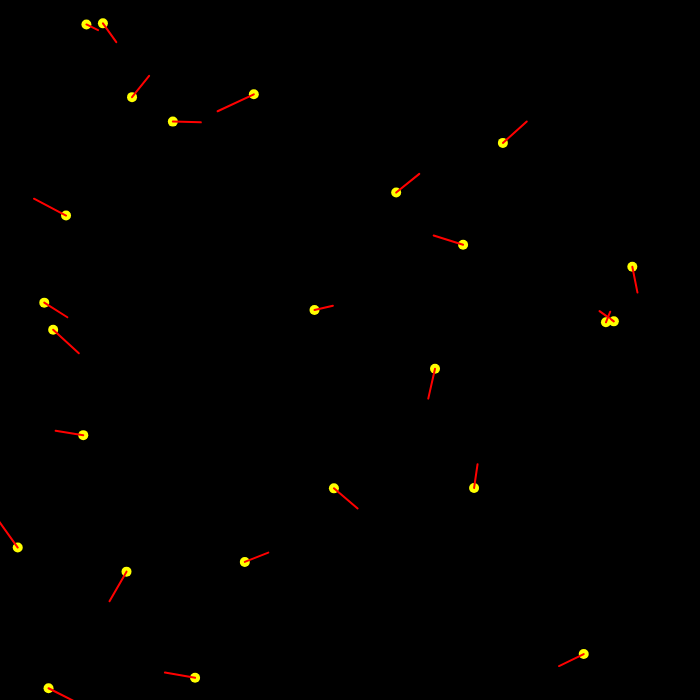
Frame 1 (no input)
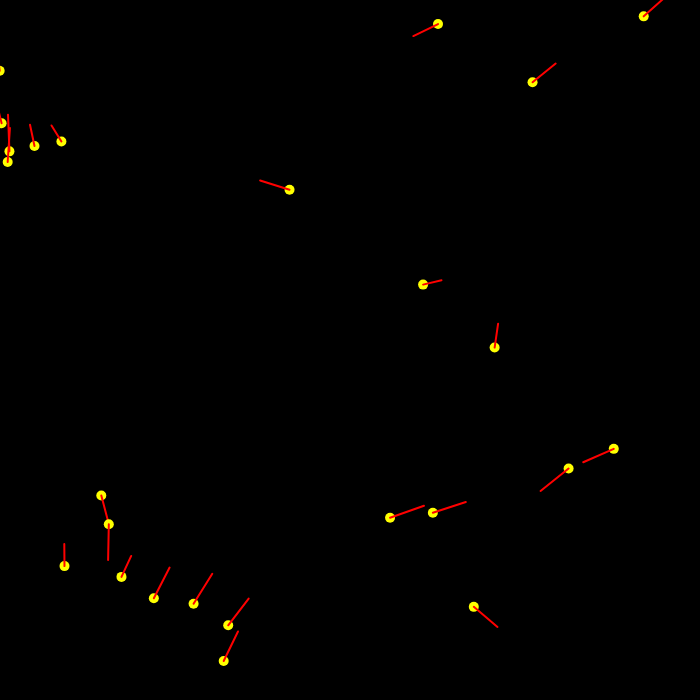
Frame 60 (no input)
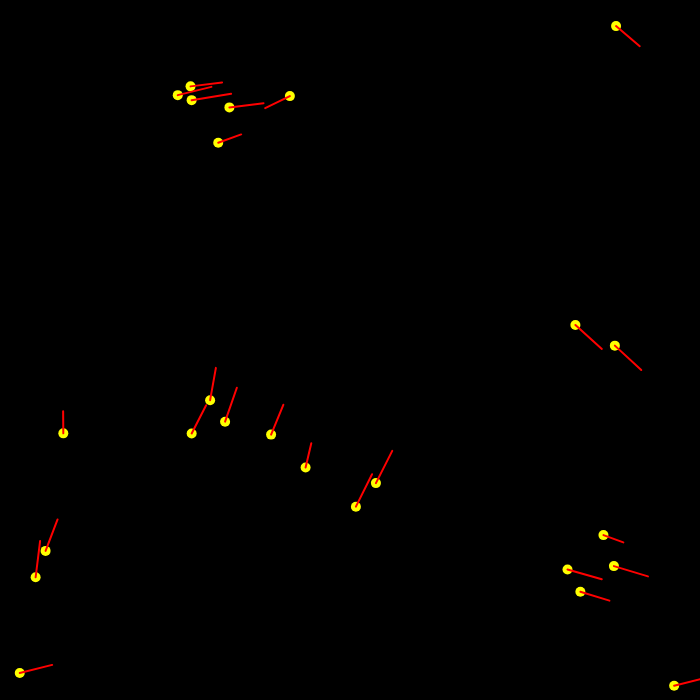
Frame 120 (the mouse pressed at the canvas centre since frame 60)

The p5.js sketch that drew these frames (run headless with seeded random() and noise() and a simulated clock; from frame 60 on, the mouse is pressed at the canvas centre):

// p5.js sketch
// ── sketch.js
const flock = [];
typeFlock = 'Bee';
let whoFollow = false
slideVal = 25;

function setup() {
	// put setup code here
	triButton = createButton('Triangle');
	//triButton.position(10, 10);
	triButton.mousePressed(changeTri);

	beeButton = createButton('Bee');
	//beeButton.position(70, 10);
	beeButton.mousePressed(changeBee);

	slider = createSlider(1, 50, 25);

	followMouseButton = createButton('Follow Mouse');
	//followMouseButton.position(windowWidth - 600, 850);
	followMouseButton.mousePressed(randToFollow);

	followMouseButton = createButton('Random Flock');
	//followMouseButton.position(triButton.position.x, 1000);
	followMouseButton.mousePressed(followToRand);

	createCanvas(700,700);
	for(let i = 0; i < 25; i++)
		flock.push(new Boid());
}

function draw() {
	// put drawing code here
	if(slider.value() != slideVal){
		console.log(slider.value())
		//if less
		if(slider.value() < slideVal){
			for(let i = 0; i < slideVal - slider.value(); i++)
				flock.pop();
		}
		//if more
		if(slider.value() > slideVal){
			for(let i = 0; i < slider.value() - slideVal; i++)
				flock.push(new Boid());
		}
	}
	slideVal = slider.value();
	background(0);

	for(let boid of flock){
		boid.flock(flock);
		boid.ifAtEdge();
		boid.update();
		if(typeFlock == 'Bee')
			boid.show('Bee');
		else
			boid.show('Tri');
		boid.randOrFollow = whoFollow;

	}
}

function changeTri(){
	typeFlock = 'Tri';
}

function changeBee(){
	typeFlock = 'Bee';
}

function randToFollow(){
	whoFollow = true;
}

function followToRand(){
	whoFollow = false;
}
// ── Path.js
/*
Holds list of list [x, y], which are translated
to points on the canvas.
*/
class Path{
	//Path holds a list of points
	constructor(pathList){
		this.pointPath = pathList;
	}

	show(){
		//makes Asters (pollinated plant Bees enjoy);
		for(let marker of this.pointPath){
			strokeWeight(10)
  			stroke(255, 255, 0, 255)
			fill(255, 255, 0, 255);
			point(marker[0], marker[1]);
			strokeWeight(0);
			fill(128,0,128)
			ellipse(marker[0], marker[1]+15,10, 20);
			ellipse(marker[0], marker[1]-15,10, 20);
			ellipse(marker[0]+15, marker[1],20, 10);
			ellipse(marker[0]-15, marker[1],20, 10);
		}
	}

	getPath(){
		return this.pointPath
	}

	addPoint(x, y){
		this.pointPath.push([x, y]);
	}
}
// ── steering.js
class Boid {
	constructor() {
		//vectors rooted @ (0, 0)
		this.position = createVector(random(width), random(height));
		this.velocity = p5.Vector.random2D();
		//speed at which boids move
		this.velocity.setMag(random(2, 4));
		this.acceleration = createVector();
		//limit boid vector alignment / magnitude
		this.maxForce = 1;
		//set speed limit
		this.maxSpeed = 4;
		//false - rand  / true - follow mouse
		this.randOrFollow = true;
	}

	ifAtEdge(){
		if(this.position.x > width){
			this.position.x = 0;
		}
		else if(this.position.x < 0){
			this.position.x = width;
		}

		if(this.position.y > height){
			this.position.y = 0;
		}
		else if(this.position.y < 0){
			this.position.y = width;
		}
	}

	show(boidType){
		//bee
		if(boidType == 'Bee'){
			strokeWeight(10);
			stroke(255, 255, 0);
			point(this.position.x, this.position.y);

			//Adds velocity line to bee in order to view direction
			strokeWeight(2);
			stroke(255, 0, 0);
			line(this.position.x, this.position.y, 
				this.position.x + this.velocity.x*10, 
				this.position.y + this.velocity.y*10);
		}
		//Triangle
		else{
			
			let triangleSize = 12;

	        let x = this.position.x;
	        let y = this.position.y;
	        fill(51);
	        stroke(255);
	        push();
	        translate(x, y);
	        rotate(this.velocity.heading() - radians(90));
	        triangle(
	          0,
	          0,
	          triangleSize,
	          0,
	          triangleSize / 2,
	          triangleSize * 1.2
	        );
	        pop();
	    }

	}

	update() {
		this.position.add(this.velocity);
		this.velocity.add(this.acceleration);
		this.velocity.limit(this.maxSpeed);
		this.acceleration.mult(0);
	}

	avg(fellowBoids, vectorType){
		var inRange = 0;			//Flag to check if any boids were in the range at all
		//grab average velocity
		var avgVel = createVector();
		for(let i = 0; i < fellowBoids.length; i++){
			let distance = dist(
							this.position.x,
							this.position.y,
							fellowBoids[i].position.x,
							fellowBoids[i].position.y)
			//if in radius of 100 from boid
			if(this != fellowBoids[i] && (distance <= 50)){
				if(vectorType == 'cohesion'){
					avgVel.add(fellowBoids[i].position);
				}
				else if(vectorType == 'separation'){
					//vector pointing from other to me
					let differenceVector = p5.Vector.sub(this.position, fellowBoids[i].position);
					//have difference be inversely proportional to differenceVector
					differenceVector.div(distance * distance);
					avgVel.add(differenceVector);
					inRange++;
				}
				else if(vectorType == 'alignment'){
					avgVel.add(fellowBoids[i].velocity);
				}
				inRange++;
			}
		}

		if(inRange > 0){
			avgVel.div(inRange);

			if(vectorType == 'cohesion'){
				avgVel.sub(this.position);
			}

			avgVel.setMag(this.maxSpeed);
			avgVel.sub(this.velocity);
			avgVel.limit(this.maxForce);

		}
		return avgVel;
	}

	flock(fellowBoids){
		if(this.randOrFollow == true){
			let mouseLocation = createVector(mouseX, mouseY);
			let direction = p5.Vector.sub(mouseLocation, this.position);
			direction.normalize();
			direction.mult(0.5);
			this.acceleration = direction;

			//this.acceleration.mult(0);
			let alignment = this.avg(fellowBoids, 'alignment');
			let cohesion = this.avg(fellowBoids, 'cohesion');
			let separation = this.avg(fellowBoids, 'separation');
			//Since mass =1 then A = F/1
			this.acceleration.add(separation);
			this.acceleration.add(alignment);
			//this.acceleration.add(cohesion);
		}
		else if(this.randOrFollow == false){
			this.acceleration.mult(0);
			let alignment = this.avg(fellowBoids, 'alignment');
			let cohesion = this.avg(fellowBoids, 'cohesion');
			let separation = this.avg(fellowBoids, 'separation');
			//Since mass =1 then A = F/1
			this.acceleration.add(separation);
			this.acceleration.add(alignment);
			this.acceleration.add(cohesion);
		}
	}
}
